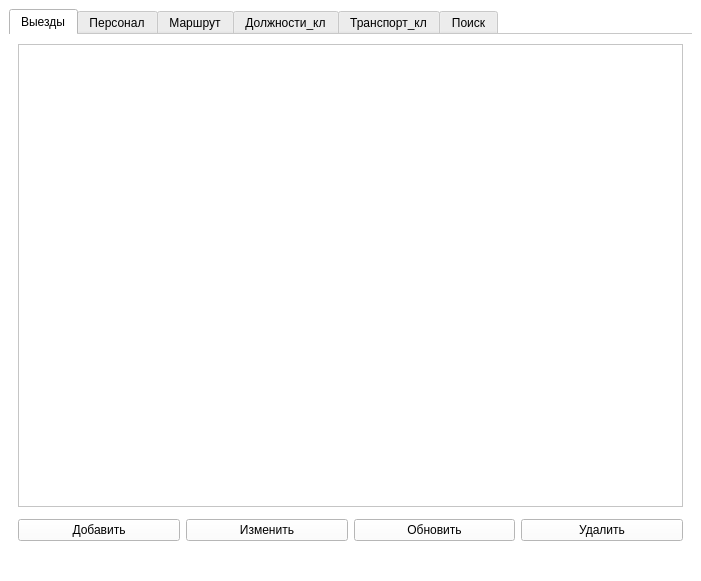
<?xml version="1.0" encoding="UTF-8"?>
<ui version="4.0">
 <class>BusManage</class>
 <widget class="QMainWindow" name="BusManage">
  <property name="geometry">
   <rect>
    <x>0</x>
    <y>0</y>
    <width>701</width>
    <height>581</height>
   </rect>
  </property>
  <property name="windowTitle">
   <string>Троллейбусное управление</string>
  </property>
  <property name="styleSheet">
   <string notr="true">background-color: rgb(255, 255, 255);</string>
  </property>
  <widget class="QWidget" name="centralwidget">
   <layout class="QGridLayout" name="gridLayout_6">
    <item row="0" column="0">
     <widget class="QTabWidget" name="tabWidget">
      <property name="enabled">
       <bool>true</bool>
      </property>
      <property name="currentIndex">
       <number>0</number>
      </property>
      <property name="documentMode">
       <bool>true</bool>
      </property>
      <property name="tabsClosable">
       <bool>false</bool>
      </property>
      <property name="movable">
       <bool>false</bool>
      </property>
      <property name="tabBarAutoHide">
       <bool>false</bool>
      </property>
      <widget class="QWidget" name="tab_flight">
       <attribute name="title">
        <string>Выезды</string>
       </attribute>
       <layout class="QGridLayout" name="gridLayout">
        <property name="verticalSpacing">
         <number>12</number>
        </property>
        <item row="1" column="3">
         <widget class="QPushButton" name="btn_del_flight">
          <property name="text">
           <string>Удалить</string>
          </property>
         </widget>
        </item>
        <item row="0" column="0" colspan="4">
         <widget class="QTableView" name="table_flight"/>
        </item>
        <item row="1" column="1">
         <widget class="QPushButton" name="btn_edit_flight">
          <property name="text">
           <string>Изменить</string>
          </property>
         </widget>
        </item>
        <item row="1" column="0">
         <widget class="QPushButton" name="btn_add_flight">
          <property name="text">
           <string>Добавить</string>
          </property>
         </widget>
        </item>
        <item row="1" column="2">
         <widget class="QPushButton" name="btn_update_flight">
          <property name="text">
           <string>Обновить</string>
          </property>
         </widget>
        </item>
       </layout>
      </widget>
      <widget class="QWidget" name="tab_staff">
       <attribute name="title">
        <string>Персонал</string>
       </attribute>
       <layout class="QGridLayout" name="gridLayout_3">
        <property name="verticalSpacing">
         <number>12</number>
        </property>
        <item row="1" column="0">
         <widget class="QPushButton" name="btn_add_staff">
          <property name="text">
           <string>Добавить</string>
          </property>
         </widget>
        </item>
        <item row="0" column="0" colspan="4">
         <widget class="QTableView" name="table_staff"/>
        </item>
        <item row="1" column="1">
         <widget class="QPushButton" name="btn_edit_staff">
          <property name="text">
           <string>Изменить</string>
          </property>
         </widget>
        </item>
        <item row="1" column="3">
         <widget class="QPushButton" name="btn_del_staff">
          <property name="text">
           <string>Удалить</string>
          </property>
         </widget>
        </item>
        <item row="1" column="2">
         <widget class="QPushButton" name="btn_update_staff">
          <property name="text">
           <string>Обновить</string>
          </property>
         </widget>
        </item>
       </layout>
      </widget>
      <widget class="QWidget" name="tab_route">
       <attribute name="title">
        <string>Маршрут</string>
       </attribute>
       <layout class="QGridLayout" name="gridLayout_5">
        <property name="verticalSpacing">
         <number>12</number>
        </property>
        <item row="1" column="1">
         <widget class="QPushButton" name="btn_edit_route">
          <property name="text">
           <string>Изменить</string>
          </property>
         </widget>
        </item>
        <item row="1" column="3">
         <widget class="QPushButton" name="btn_del_route">
          <property name="text">
           <string>Удалить</string>
          </property>
         </widget>
        </item>
        <item row="0" column="0" colspan="4">
         <widget class="QTableView" name="table_route"/>
        </item>
        <item row="1" column="0">
         <widget class="QPushButton" name="btn_add_route">
          <property name="text">
           <string>Добавить</string>
          </property>
         </widget>
        </item>
        <item row="1" column="2">
         <widget class="QPushButton" name="btn_update_route">
          <property name="text">
           <string>Обновить</string>
          </property>
         </widget>
        </item>
       </layout>
      </widget>
      <widget class="QWidget" name="tab_pos_cl">
       <attribute name="title">
        <string>Должности_кл</string>
       </attribute>
       <layout class="QGridLayout" name="gridLayout_7">
        <property name="verticalSpacing">
         <number>12</number>
        </property>
        <item row="0" column="0" colspan="3">
         <widget class="QTableView" name="table_pc"/>
        </item>
        <item row="1" column="0">
         <widget class="QPushButton" name="btn_add_pc">
          <property name="text">
           <string>Добавить</string>
          </property>
         </widget>
        </item>
        <item row="1" column="2">
         <widget class="QPushButton" name="btn_del_pc">
          <property name="text">
           <string>Удалить</string>
          </property>
         </widget>
        </item>
        <item row="1" column="1">
         <widget class="QPushButton" name="btn_update_pc">
          <property name="text">
           <string>Обновить</string>
          </property>
         </widget>
        </item>
       </layout>
      </widget>
      <widget class="QWidget" name="tab_trans_cl">
       <attribute name="title">
        <string>Транспорт_кл</string>
       </attribute>
       <layout class="QGridLayout" name="gridLayout_8">
        <property name="verticalSpacing">
         <number>12</number>
        </property>
        <item row="1" column="2">
         <widget class="QPushButton" name="btn_del_tc">
          <property name="text">
           <string>Удалить</string>
          </property>
         </widget>
        </item>
        <item row="0" column="0" colspan="3">
         <widget class="QTableView" name="table_tc"/>
        </item>
        <item row="1" column="0">
         <widget class="QPushButton" name="btn_add_tc">
          <property name="text">
           <string>Добавить</string>
          </property>
         </widget>
        </item>
        <item row="1" column="1">
         <widget class="QPushButton" name="btn_update_tc">
          <property name="text">
           <string>Обновить</string>
          </property>
         </widget>
        </item>
       </layout>
      </widget>
      <widget class="QWidget" name="tab_search">
       <attribute name="title">
        <string>Поиск</string>
       </attribute>
       <layout class="QVBoxLayout" name="verticalLayout_3">
        <property name="spacing">
         <number>11</number>
        </property>
        <item>
         <widget class="QGroupBox" name="group_control">
          <property name="title">
           <string>GroupBox</string>
          </property>
          <layout class="QHBoxLayout" name="horizontalLayout">
           <property name="spacing">
            <number>11</number>
           </property>
           <item>
            <widget class="QGroupBox" name="group_sex">
             <property name="title">
              <string>Пол</string>
             </property>
             <layout class="QVBoxLayout" name="verticalLayout">
              <item>
               <widget class="QCheckBox" name="woman">
                <property name="text">
                 <string>Женский</string>
                </property>
               </widget>
              </item>
              <item>
               <widget class="QCheckBox" name="man">
                <property name="text">
                 <string>Мужской</string>
                </property>
               </widget>
              </item>
             </layout>
            </widget>
           </item>
           <item>
            <widget class="QGroupBox" name="group_age">
             <property name="title">
              <string>Возраст</string>
             </property>
             <layout class="QVBoxLayout" name="verticalLayout_2">
              <item>
               <widget class="QCheckBox" name="age63">
                <property name="text">
                 <string>Младше 63</string>
                </property>
               </widget>
              </item>
              <item>
               <widget class="QCheckBox" name="age6365">
                <property name="text">
                 <string>63-65 лет</string>
                </property>
               </widget>
              </item>
              <item>
               <widget class="QCheckBox" name="age65">
                <property name="text">
                 <string>Старше 65</string>
                </property>
               </widget>
              </item>
             </layout>
            </widget>
           </item>
           <item>
            <widget class="QPushButton" name="btn_search">
             <property name="text">
              <string>Поиск</string>
             </property>
            </widget>
           </item>
          </layout>
         </widget>
        </item>
        <item>
         <widget class="QTextEdit" name="text_search"/>
        </item>
        <item>
         <widget class="QPushButton" name="btn_ok">
          <property name="text">
           <string>Выполнить</string>
          </property>
         </widget>
        </item>
        <item>
         <widget class="QTableView" name="table_search"/>
        </item>
       </layout>
      </widget>
     </widget>
    </item>
   </layout>
  </widget>
  <widget class="QStatusBar" name="statusbar"/>
 </widget>
 <resources/>
 <connections/>
</ui>
